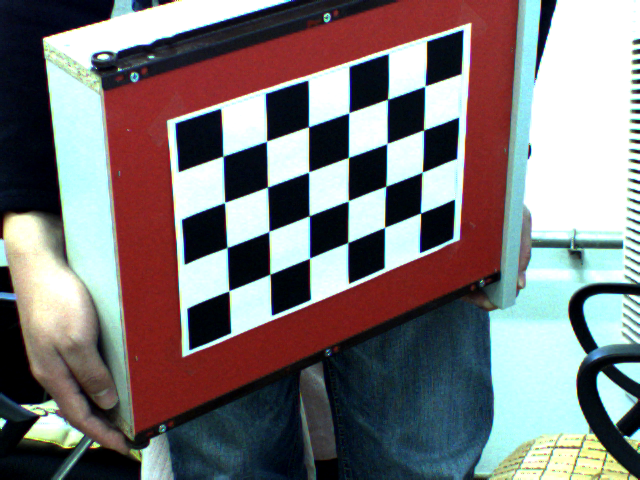
//> input picture build/chess1.bmp, 640 x 480 px
$ ./cb build/chess1.bmp   (built with g++ and OpenCV 4)
//> lines starting //> are read from the running program, lines starting //| are printed output that depends on the picture; after the words box and inside, x2 and y2 are one past the last pixel; in counts of white or black regions, pixels touching at a corner belong together
    #include "opencv2/core/core.hpp"
    #include "opencv2/imgproc/imgproc.hpp"
    #include "opencv2/calib3d/calib3d.hpp"
    #include "opencv2/highgui/highgui.hpp"
    #include <iostream>
    #include <fstream>
    #include "stdlib.h"

    using namespace cv;
    using namespace std;

    int main( int argc, char** argv )
    {

        //ifstream fin("../calibdata.txt"); /* 标定所用图像文件的路径 */
        ofstream fout("caliberation_result.txt");  /* 保存标定结果的文件 */
        //读取每一幅图像，从中提取出角点，然后对角点进行亚像素精确化
        cout<<"开始提取角点………………"<<endl;
        int image_count=0;  /* 图像数量 */
        Size image_size;  /* 图像的尺寸 */
        Size board_size = Size(4,6);    /* 标定板上每行、列的角点数 */
        vector<Point2f> image_points_buf;  /* 缓存每幅图像上检测到的角点 */
        vector<vector<Point2f>> image_points_seq; /* 保存检测到的所有角点 */

        int count= -1 ;//用于存储角点个数。
        int n = 0;
        while ( n<14)  //
        {
            n++;
            image_count++;
            // 用于观察检验输出
            cout<<"image_count = "<<image_count<<endl;
            /* 输出检验*/
            cout<<"-->count = "<<count<<endl;
            Mat imageInput=imread(argv[n]);
//> imageInput is the input picture: 480 rows x 640 cols, CV_8UC3; mean B, G, R 119.8, 119, 122.8
            if (imageInput.empty() )
            {
            	cout<<"error"<<endl;
            }
            if (image_count == 1)  //读入第一张图片时获取图像宽高信息
            {
                image_size.width = imageInput.cols;
//> image_size = Size(640, 0)
                image_size.height =imageInput.rows;
//> image_size = Size(640, 480)
                cout<<"image_size.width = "<<image_size.width<<endl;
//| image_size.width = 640
                cout<<"image_size.height = "<<image_size.height<<endl;
//| image_size.height = 480
            }

            /* 提取角点 */
            if (0 == findChessboardCorners(imageInput,board_size,image_points_buf))
            {
                cout<<"can not find chessboard corners!\n"; //找不到角点
                exit(1);
            }
            else
            {
                Mat view_gray;
                cvtColor(imageInput,view_gray,CV_RGB2GRAY);
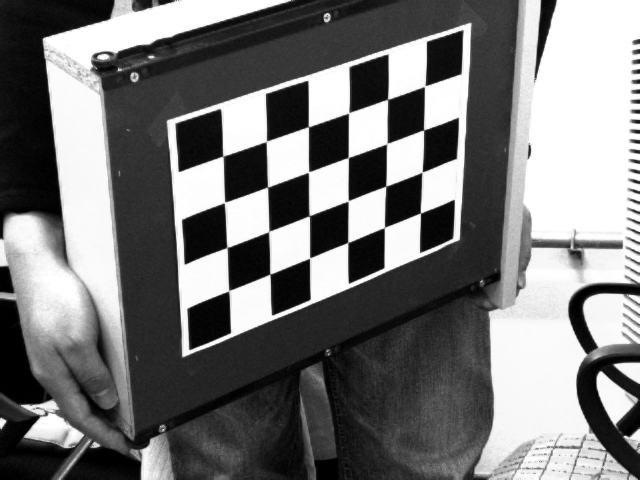
//> view_gray: 480 rows x 640 cols, CV_8UC1; min 0, max 255, mean 119.7
                /* 亚像素精确化 */
                find4QuadCornerSubpix(view_gray,image_points_buf,Size(5,5)); //对粗提取的角点进行精确化
//> image_points_buf = 24 Points (x, y), first 12: [424.8, 86.07], [423.8, 130.4], [422.6, 172.3], [421, 213.5], [388, 100], [387.8, 144.1], [386, 187], [384.9, 227.5], [349.4, 113.7], [348.9, 157.4], [348.6, 201.3], [348.2, 242.7]
                //cornerSubPix(view_gray,image_points_buf,Size(5,5),Size(-1,-1),TermCriteria(CV_TERMCRIT_EPS+CV_TERMCRIT_ITER,30,0.1));
                image_points_seq.push_back(image_points_buf);  //保存亚像素角点
//> image_points_seq = 1 point lists
                /* 在图像上显示角点位置 */
                drawChessboardCorners(view_gray,board_size,image_points_buf,false); //用于在图片中标记角点
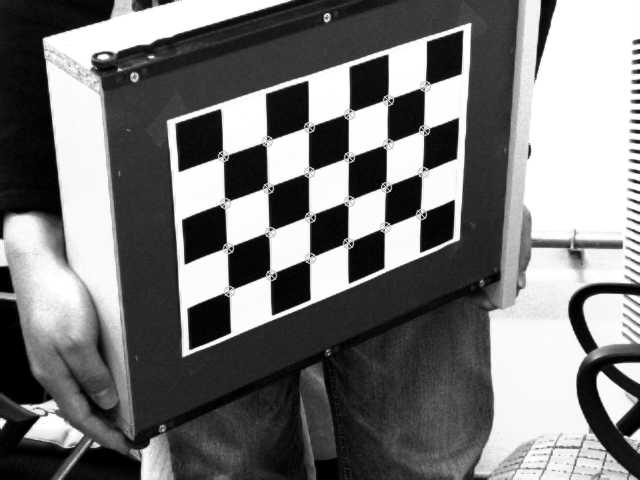
//> view_gray: 480 rows x 640 cols, CV_8UC1; 0.88% of pixels changed, all inside (x1, y1, x2, y2) = (217, 80, 432, 298)
//> (the run ends here: the program stops with an error, at `Mat imageInput=imread(argv[n]);`)
